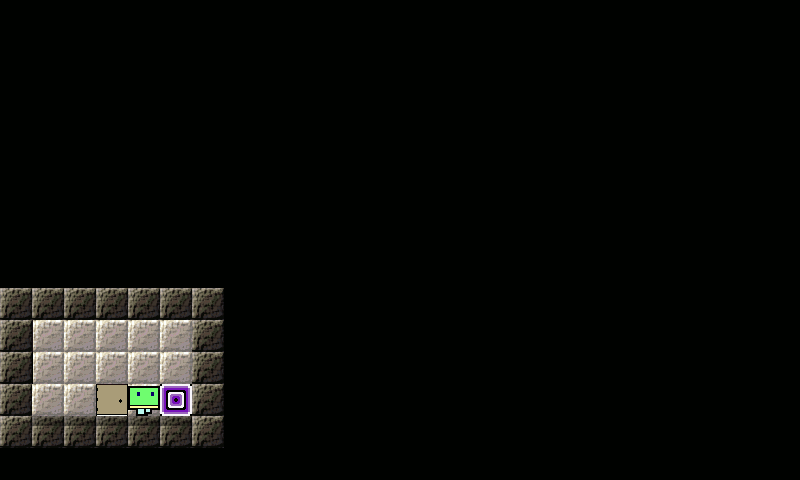

This game map was drawn from its Tiled (.tmx) file and the tilesets committed beside it. A one-line description and the full map source follow:
An orthogonal 25x15 tile map with 32x32 px tiles, 6 tile layers (Layer 0 tiles, Layer 1 underlays tiles, Layer 2 underlays sprites and player, Layer 3 underlays sprites and mobs, ...), 6 tilesets.

<map version="1.0" tiledversion="1.0.3" orientation="orthogonal" renderorder="right-down" width="25" height="15" tilewidth="32" tileheight="32" nextobjectid="1">
 <tileset firstgid="1" name="0" tilewidth="32" tileheight="32" tilecount="800" columns="8">
  <image source="../images/map0Tiles.png" width="256" height="3200" />
 </tileset>
 <tileset firstgid="801" name="1" tilewidth="32" tileheight="32" tilecount="1512" columns="8">
  <image source="../images/map1UnderlaysTiles.png" width="256" height="6050" />
 </tileset>
 <tileset firstgid="2313" name="2" tilewidth="32" tileheight="32" tilecount="64" columns="8">
  <image source="../images/map2UnderlaysSpritesAndPlayer.png" width="256" height="256" />
 </tileset>
 <tileset firstgid="2377" name="3" tilewidth="32" tileheight="32" tilecount="368" columns="8">
  <image source="../images/map3UnderlaysSpritesAndMobs.png" width="256" height="1500" />
 </tileset>
 <tileset firstgid="2745" name="4" tilewidth="32" tileheight="32" tilecount="120" columns="8">
  <image source="../images/map4OverlaysSprites.png" width="256" height="500" />
 </tileset>
 <tileset firstgid="2865" name="5" tilewidth="32" tileheight="32" tilecount="1000" columns="8">
  <image source="../images/map5OverlaysTiles.png" width="256" height="4000" />
 </tileset>
 <layer name="Layer 0 tiles" width="25" height="15">
  <data encoding="csv">
432,432,432,432,432,432,432,432,432,432,432,432,432,432,432,432,432,432,432,432,432,432,432,432,432,
432,432,432,432,432,432,432,432,432,432,432,432,432,432,432,432,432,432,432,432,432,432,432,432,432,
432,432,432,432,432,432,432,432,432,432,432,432,432,432,432,432,432,432,432,432,432,432,432,432,432,
432,432,432,432,432,432,432,432,432,432,432,432,432,432,432,432,432,432,432,432,432,432,432,432,432,
432,432,432,432,432,432,432,432,432,432,432,432,432,432,432,432,432,432,432,432,432,432,432,432,432,
432,432,432,432,432,432,432,432,432,432,432,432,432,432,432,432,432,432,432,432,432,432,432,432,432,
432,432,432,432,432,432,432,432,432,432,432,432,432,432,432,432,432,432,432,432,432,432,432,432,432,
432,432,432,432,432,432,432,432,432,432,432,432,432,432,432,432,432,432,432,432,432,432,432,432,432,
336,336,336,336,432,432,432,432,432,432,432,432,432,432,432,432,432,432,432,432,432,432,432,432,432,
139,139,139,139,139,139,139,336,336,432,432,432,432,432,432,432,432,432,432,432,432,432,432,432,432,
139,183,183,183,183,183,139,336,432,432,432,432,432,432,432,432,432,432,432,432,432,432,432,432,432,
139,183,183,183,183,183,139,336,432,432,432,432,432,432,432,432,432,432,432,432,432,432,432,432,432,
139,183,183,1,183,183,139,336,432,432,432,432,432,432,432,432,432,432,432,432,432,432,432,432,432,
139,139,139,139,139,139,139,336,432,432,432,432,432,432,432,432,432,432,432,432,432,432,432,432,432,
432,432,432,432,432,432,432,432,432,432,432,432,432,432,432,432,432,432,432,432,432,432,432,432,432
</data>
 </layer>
 <layer name="Layer 1 underlays tiles" width="25" height="15">
  <data encoding="csv">
0,0,0,0,0,0,0,0,0,0,0,0,0,0,0,0,0,0,0,0,0,0,0,0,0,
0,0,0,0,0,0,0,0,0,0,0,0,0,0,0,0,0,0,0,0,0,0,0,0,0,
0,0,0,0,0,0,0,0,0,0,0,0,0,0,0,0,0,0,0,0,0,0,0,0,0,
0,0,0,0,0,0,0,0,0,0,0,0,0,0,0,0,0,0,0,0,0,0,0,0,0,
0,0,0,0,0,0,0,0,0,0,0,0,0,0,0,0,0,0,0,0,0,0,0,0,0,
0,0,0,0,0,0,0,0,0,0,0,0,0,0,0,0,0,0,0,0,0,0,0,0,0,
0,0,0,0,0,0,0,0,0,0,0,0,0,0,0,0,0,0,0,0,0,0,0,0,0,
0,0,0,0,0,0,0,0,0,0,0,0,0,0,0,0,0,0,0,0,0,0,0,0,0,
0,0,0,0,0,0,0,0,0,0,0,0,0,0,0,0,0,0,0,0,0,0,0,0,0,
0,0,0,0,0,0,0,0,0,0,0,0,0,0,0,0,0,0,0,0,0,0,0,0,0,
0,1863,1864,0,0,0,0,0,0,0,0,0,0,0,0,0,0,0,0,0,0,0,0,0,0,
0,1871,1872,0,0,0,0,0,0,0,0,0,0,0,0,0,0,0,0,0,0,0,0,0,0,
0,0,0,0,0,0,0,0,0,0,0,0,0,0,0,0,0,0,0,0,0,0,0,0,0,
0,0,0,0,0,0,0,0,0,0,0,0,0,0,0,0,0,0,0,0,0,0,0,0,0,
0,0,0,0,0,0,0,0,0,0,0,0,0,0,0,0,0,0,0,0,0,0,0,0,0
</data>
 </layer>
 <layer name="Layer 2 underlays sprites and player" width="25" height="15">
  <data encoding="csv">
0,0,0,0,0,0,0,0,0,0,0,0,0,0,0,0,0,0,0,0,0,0,0,0,0,
0,0,0,0,0,0,0,0,0,0,0,0,0,0,0,0,0,0,0,0,0,0,0,0,0,
0,0,0,0,0,0,0,0,0,0,0,0,0,0,0,0,0,0,0,0,0,0,0,0,0,
0,0,0,0,0,0,0,0,0,0,0,0,0,0,0,0,0,0,0,0,0,0,0,0,0,
0,0,0,0,0,0,0,0,0,0,0,0,0,0,0,0,0,0,0,0,0,0,0,0,0,
0,0,0,0,0,0,0,0,0,0,0,0,0,0,0,0,0,0,0,0,0,0,0,0,0,
0,0,0,0,0,0,0,0,0,0,0,0,0,0,0,0,0,0,0,0,0,0,0,0,0,
0,0,0,0,0,0,0,0,0,0,0,0,0,0,0,0,0,0,0,0,0,0,0,0,0,
0,0,0,0,0,0,0,0,0,0,0,0,0,0,0,0,0,0,0,0,0,0,0,0,0,
0,0,0,0,0,0,0,0,0,0,0,0,0,0,0,0,0,0,0,0,0,0,0,0,0,
0,0,0,0,0,0,0,0,0,0,0,0,0,0,0,0,0,0,0,0,0,0,0,0,0,
0,0,0,0,0,0,0,0,0,0,0,0,0,0,0,0,0,0,0,0,0,0,0,0,0,
0,0,0,0,2313,0,0,0,0,0,0,0,0,0,0,0,0,0,0,0,0,0,0,0,0,
0,0,0,0,0,0,0,0,0,0,0,0,0,0,0,0,0,0,0,0,0,0,0,0,0,
0,0,0,0,0,0,0,0,0,0,0,0,0,0,0,0,0,0,0,0,0,0,0,0,0
</data>
 </layer>
 <layer name="Layer 3 underlays sprites and mobs" width="25" height="15">
  <data encoding="csv">
0,0,0,0,0,0,0,0,0,0,0,0,0,0,0,0,0,0,0,0,0,0,0,0,0,
0,0,0,0,0,0,0,0,0,0,0,0,0,0,0,0,0,0,0,0,0,0,0,0,0,
0,0,0,0,0,0,0,0,0,0,0,0,0,0,0,0,0,0,0,0,0,0,0,0,0,
0,0,0,0,0,0,0,0,0,0,0,0,0,0,0,0,0,0,0,0,0,0,0,0,0,
0,0,0,0,0,0,0,0,0,0,0,0,0,0,0,0,0,0,0,0,0,0,0,0,0,
0,0,0,0,0,0,0,0,0,0,0,0,0,0,0,0,0,0,0,0,0,0,0,0,0,
0,0,0,0,0,0,0,0,0,0,0,0,0,0,0,0,0,0,0,0,0,0,0,0,0,
0,0,0,0,0,0,0,0,0,0,0,0,0,0,0,0,0,0,0,0,0,0,0,0,0,
0,0,0,0,0,0,0,0,0,0,0,0,0,0,0,0,0,0,0,0,0,0,0,0,0,
0,0,0,0,0,0,0,0,0,0,0,0,0,0,0,0,0,0,0,0,0,0,0,0,0,
0,0,0,0,0,0,0,0,0,0,0,0,0,0,0,0,0,0,0,0,0,0,0,0,0,
0,0,0,0,0,0,0,0,0,0,0,0,0,0,0,0,0,0,0,0,0,0,0,0,0,
0,0,0,2667,0,2711,0,0,0,0,0,0,0,0,0,0,0,0,0,0,0,0,0,0,0,
0,0,0,0,0,0,0,0,0,0,0,0,0,0,0,0,0,0,0,0,0,0,0,0,0,
0,0,0,0,0,0,0,0,0,0,0,0,0,0,0,0,0,0,0,0,0,0,0,0,0
</data>
 </layer>
 <layer name="Layer 4 overlays sprites" width="25" height="15">
  <data encoding="csv">
0,0,0,0,0,0,0,0,0,0,0,0,0,0,0,0,0,0,0,0,0,0,0,0,0,
0,0,0,0,0,0,0,0,0,0,0,0,0,0,0,0,0,0,0,0,0,0,0,0,0,
0,0,0,0,0,0,0,0,0,0,0,0,0,0,0,0,0,0,0,0,0,0,0,0,0,
0,0,0,0,0,0,0,0,0,0,0,0,0,0,0,0,0,0,0,0,0,0,0,0,0,
0,0,0,0,0,0,0,0,0,0,0,0,0,0,0,0,0,0,0,0,0,0,0,0,0,
0,0,0,0,0,0,0,0,0,0,0,0,0,0,0,0,0,0,0,0,0,0,0,0,0,
0,0,0,0,0,0,0,0,0,0,0,0,0,0,0,0,0,0,0,0,0,0,0,0,0,
0,0,0,0,0,0,0,0,0,0,0,0,0,0,0,0,0,0,0,0,0,0,0,0,0,
0,0,0,0,0,0,0,0,0,0,0,0,0,0,0,0,0,0,0,0,0,0,0,0,0,
0,0,0,0,0,0,0,0,0,0,0,0,0,0,0,0,0,0,0,0,0,0,0,0,0,
0,0,0,0,0,0,0,0,0,0,0,0,0,0,0,0,0,0,0,0,0,0,0,0,0,
0,0,0,0,0,0,0,0,0,0,0,0,0,0,0,0,0,0,0,0,0,0,0,0,0,
0,0,0,0,0,0,0,0,0,0,0,0,0,0,0,0,0,0,0,0,0,0,0,0,0,
0,0,0,0,0,0,0,0,0,0,0,0,0,0,0,0,0,0,0,0,0,0,0,0,0,
0,0,0,0,0,0,0,0,0,0,0,0,0,0,0,0,0,0,0,0,0,0,0,0,0
</data>
 </layer>
 <layer name="Layer 5 overlays tiles" width="25" height="15">
  <data encoding="csv">
0,0,0,0,0,0,0,0,0,0,0,0,0,0,0,0,0,0,0,0,0,0,0,0,0,
0,0,0,0,0,0,0,0,0,0,0,0,0,0,0,0,0,0,0,0,0,0,0,0,0,
0,0,0,0,0,0,0,0,0,0,0,0,0,0,0,0,0,0,0,0,0,0,0,0,0,
0,0,0,0,0,0,0,0,0,0,0,0,0,0,0,0,0,0,0,0,0,0,0,0,0,
0,0,0,0,0,0,0,0,0,0,0,0,0,0,0,0,0,0,0,0,0,0,0,0,0,
0,0,0,0,0,0,0,0,0,0,0,0,0,0,0,0,0,0,0,0,0,0,0,0,0,
0,0,0,0,0,0,0,0,0,0,0,0,0,0,0,0,0,0,0,0,0,0,0,0,0,
0,0,0,0,0,0,0,0,0,0,0,0,0,0,0,0,0,0,0,0,0,0,0,0,0,
0,0,0,0,0,0,0,0,0,0,0,0,0,0,0,0,0,0,0,0,0,0,0,0,0,
0,0,0,0,0,0,0,0,0,0,0,0,0,0,0,0,0,0,0,0,0,0,0,0,0,
0,0,0,0,0,0,0,0,0,0,0,0,0,0,0,0,0,0,0,0,0,0,0,0,0,
0,0,0,0,0,0,0,0,0,0,0,0,0,0,0,0,0,0,0,0,0,0,0,0,0,
0,0,0,0,0,0,0,0,0,0,0,0,0,0,0,0,0,0,0,0,0,0,0,0,0,
0,3345,3345,3345,3345,3345,0,0,0,0,0,0,0,0,0,0,0,0,0,0,0,0,0,0,0,
0,0,0,0,0,0,0,0,0,0,0,0,0,0,0,0,0,0,0,0,0,0,0,0,0
</data>
 </layer>
</map>
